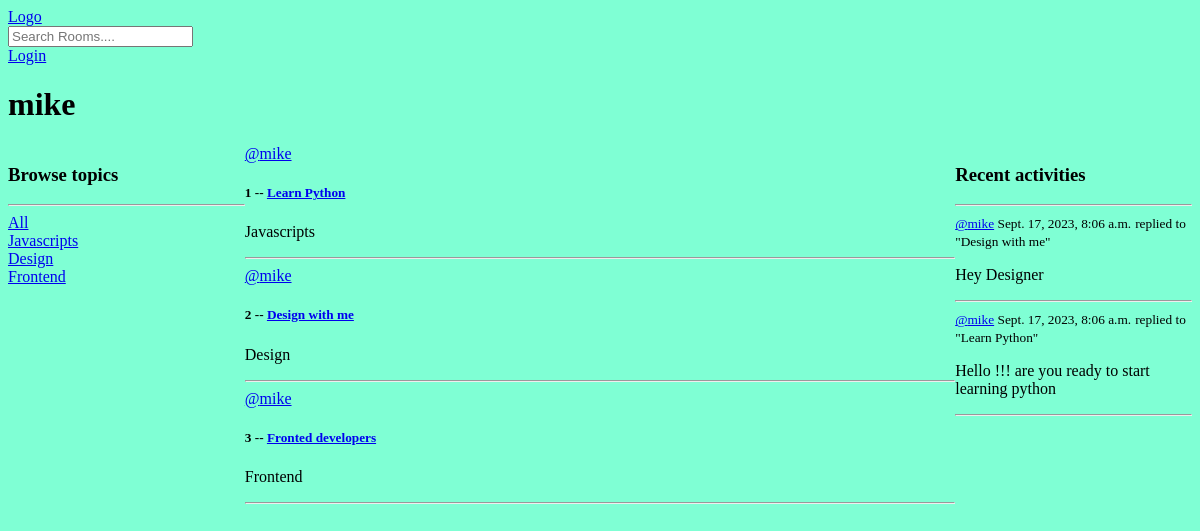
The page /profile/1 on the database as committed earlier.
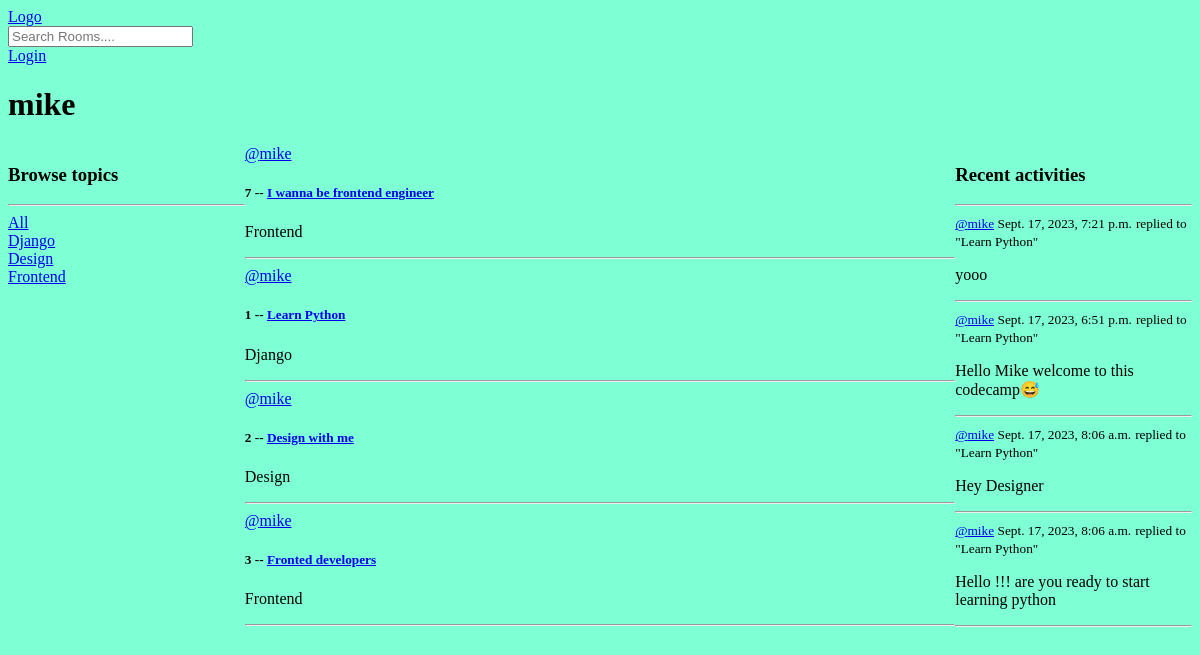
The same page on the database as committed later.
### base/models.py (models this page shows, shortened)
class Topic(models.Model):
    name = models.CharField(max_length=200)
    def __str__(self):
        return self.name

class Room(models.Model):
    host = models.ForeignKey(User , on_delete=models.SET_NULL,null=True)
    topic = models.ForeignKey(Topic , on_delete=models.SET_NULL , null=True)
    name = models.CharField(max_length=200)
    description = models.TextField(null=True , blank=True)
    participants =  models.ManyToManyField(User,related_name='participants',blank=True)
    updated =  models.DateTimeField(auto_now=True)
    create = models.DateTimeField(auto_now_add=True)
    class Meta:
        ordering = ['-updated', '-create']
    def __str__(self):
        return self.name

class Message(models.Model):
    user = models.ForeignKey(User , on_delete=models.CASCADE)
    room = models.ForeignKey(Room , on_delete=models.CASCADE)
    body= models.TextField()
    updated =  models.DateTimeField(auto_now=True)
    create = models.DateTimeField(auto_now_add=True)
    class Meta:
        ordering = ['-updated','-create']

### base/views.py (the view)
# urls.py: path('profile/<str:pk>',views.userProfile,name="user-profile"),
def userProfile(request ,pk):
    user = User.objects.get(id=pk)
    rooms= user.room_set.all()
    room_messages=user.message_set.all()
    topics= Topic.objects.all()
    context = {'user': user,'rooms':rooms,'room_messages':room_messages,'topics':topics}
    return render(request, 'base/profile.html',context)

### base/templates/base/profile.html (shortened to what this page needs)
{% extends 'main.html' %}
{% block content %}
<h1>{{ user.username }}</h1>
<div class="profile-container">
    <div>
        {% include 'base/topics_component.html' %}
    </div>
    <div>
        {% include 'base/feed_component.html' %}
    </div>
    <div>
        {% include 'base/activity_component.html' %}
    </div>
</div>
{% endblock content%}

### templates/main.html (shortened to what this page needs)
<!DOCTYPE html>
{% load static %}
<html lang="en">
<head>
    <link rel="stylesheet" type="text/css" media="screen" href="{% static 'styles/main.css' %}">
</head>
<body>
    {% include 'navbar.html' %}
    {% block content %}
    {% endblock %}
</body>
</html>

### templates/navbar.html (shortened to what this page needs)
<!DOCTYPE html>
<html lang="en">
<head>
</head>
<body>
    <a href="/">
        Logo
    </a>
    <form method="GET" action="{% url 'home' %}">
        <input type="text" name="q" placeholder="Search Rooms...." />
    </form>
    {% if request.user.is_authenticated %}
    <a href="{% url 'logout' %}">Logout</a>
    {% else %}
    <a href="{% url 'login' %}">Login</a>
    {% endif %}
</body>
</html>

### base/templates/base/topics_component.html
<h3>Browse topics</h3>
<hr>
<div>
    <a href="{% url 'home' %}">All</a>
</div>
{% for topic in topics %}
<div>
    <a href="{% url 'home' %}?q={{ topic.name }}">{{ topic.name }}</a>
</div>
{% endfor %}

### base/templates/base/feed_component.html (shortened to what this page needs)
<div>
    {% for room in rooms %}
    <div>
        <a href="{% url 'user-profile' room.host.id %}">@{{room.host.username}}</a>
        <h5>{{room.id}} -- <a href="{% url 'room' room.id%}"> {{room.name}}</a></h5>
        <p>{{room.topic}}</p>
        <hr>
    </div>
    {% endfor %}
</div>

### base/templates/base/activity_component.html (shortened to what this page needs)
<h3>Recent activities</h3>
<hr>
{% for message in room_messages %}
<div>
    <small><a href="{% url 'user-profile' message.user.id %}">@{{ message.user }}</a> {{ message.create }}</small>
    <small>replied to "{{ message.room }}"</small>
    <p>{{message.body}}</p>
    <hr>
</div>
{% endfor %}

### static/styles/main.css (style rules this page uses)
body { background-color: aquamarine; }

### base/templates/base/profile.html (style rules this page uses)
.profile-container { display: grid; grid-template-columns: 1fr 3fr 1fr; }

Rows that differ between the two databases and show on the page:
changed Topic: name "Javascripts" → "Django"
added Room: host.username "mike", id "7", name "I wanna be frontend engineer", topic "Frontend"
changed through a linked row, Room "Learn Python": topic "Javascripts" → "Django"
added Message: user "mike", create "Sept. 17, 2023, 7:21 p.m.", room "Learn Python", body "yooo"
added Message: user "mike", create "Sept. 17, 2023, 6:51 p.m.", room "Learn Python", body "Hello Mike welcome to this codecamp😅"
changed Message "Hey Designer": room "Design with me" → "Learn Python"
